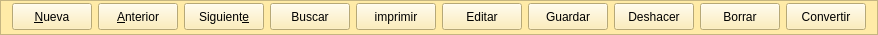
    <widget class="QFrame" name="frame_4">
     <property name="minimumSize">
      <size>
       <width>0</width>
       <height>35</height>
      </size>
     </property>
     <property name="maximumSize">
      <size>
       <width>16777215</width>
       <height>35</height>
      </size>
     </property>
     <property name="styleSheet">
      <string notr="true">background-color: rgb(255, 235, 167);</string>
     </property>
     <property name="frameShape">
      <enum>QFrame::StyledPanel</enum>
     </property>
     <property name="frameShadow">
      <enum>QFrame::Raised</enum>
     </property>
     <layout class="QHBoxLayout" name="horizontalLayout_2">
      <property name="topMargin">
       <number>2</number>
      </property>
      <item>
       <widget class="QPushButton" name="btnAnadir">
        <property name="minimumSize">
         <size>
          <width>0</width>
          <height>27</height>
         </size>
        </property>
        <property name="text">
         <string>&amp;Nueva</string>
        </property>
        <property name="icon">
         <iconset resource="terra.qrc">
          <normaloff>:/Icons/PNG/add.png</normaloff>:/Icons/PNG/add.png</iconset>
        </property>
        <property name="iconSize">
         <size>
          <width>24</width>
          <height>24</height>
         </size>
        </property>
       </widget>
      </item>
      <item>
       <widget class="QPushButton" name="btnAnterior">
        <property name="minimumSize">
         <size>
          <width>0</width>
          <height>27</height>
         </size>
        </property>
        <property name="text">
         <string>&amp;Anterior</string>
        </property>
        <property name="icon">
         <iconset resource="terra.qrc">
          <normaloff>:/Icons/PNG/Previous.png</normaloff>:/Icons/PNG/Previous.png</iconset>
        </property>
        <property name="iconSize">
         <size>
          <width>24</width>
          <height>24</height>
         </size>
        </property>
       </widget>
      </item>
      <item>
       <widget class="QPushButton" name="btnSiguiente">
        <property name="minimumSize">
         <size>
          <width>0</width>
          <height>27</height>
         </size>
        </property>
        <property name="text">
         <string>Siguient&amp;e</string>
        </property>
        <property name="icon">
         <iconset resource="terra.qrc">
          <normaloff>:/Icons/PNG/Next.png</normaloff>:/Icons/PNG/Next.png</iconset>
        </property>
        <property name="iconSize">
         <size>
          <width>24</width>
          <height>24</height>
         </size>
        </property>
       </widget>
      </item>
      <item>
       <widget class="QPushButton" name="btnBuscar">
        <property name="minimumSize">
         <size>
          <width>0</width>
          <height>27</height>
         </size>
        </property>
        <property name="text">
         <string>Buscar</string>
        </property>
        <property name="icon">
         <iconset resource="terra.qrc">
          <normaloff>:/Icons/PNG/search.png</normaloff>:/Icons/PNG/search.png</iconset>
        </property>
        <property name="iconSize">
         <size>
          <width>24</width>
          <height>24</height>
         </size>
        </property>
       </widget>
      </item>
      <item>
       <widget class="QPushButton" name="btnImprimir">
        <property name="minimumSize">
         <size>
          <width>0</width>
          <height>27</height>
         </size>
        </property>
        <property name="text">
         <string>imprimir</string>
        </property>
        <property name="icon">
         <iconset resource="terra.qrc">
          <normaloff>:/Icons/PNG/Print.png</normaloff>:/Icons/PNG/Print.png</iconset>
        </property>
        <property name="iconSize">
         <size>
          <width>24</width>
          <height>24</height>
         </size>
        </property>
       </widget>
      </item>
      <item>
       <widget class="QPushButton" name="btnEditar">
        <property name="minimumSize">
         <size>
          <width>0</width>
          <height>27</height>
         </size>
        </property>
        <property name="text">
         <string>Editar</string>
        </property>
        <property name="icon">
         <iconset resource="terra.qrc">
          <normaloff>:/Icons/PNG/edit.png</normaloff>:/Icons/PNG/edit.png</iconset>
        </property>
        <property name="iconSize">
         <size>
          <width>24</width>
          <height>24</height>
         </size>
        </property>
        <property name="shortcut">
         <string>Ctrl+S</string>
        </property>
       </widget>
      </item>
      <item>
       <widget class="QPushButton" name="btnGuardar">
        <property name="minimumSize">
         <size>
          <width>0</width>
          <height>27</height>
         </size>
        </property>
        <property name="text">
         <string>Guardar</string>
        </property>
        <property name="icon">
         <iconset resource="terra.qrc">
          <normaloff>:/Icons/PNG/Save.png</normaloff>:/Icons/PNG/Save.png</iconset>
        </property>
        <property name="iconSize">
         <size>
          <width>24</width>
          <height>24</height>
         </size>
        </property>
       </widget>
      </item>
      <item>
       <widget class="QPushButton" name="btnDeshacer">
        <property name="minimumSize">
         <size>
          <width>0</width>
          <height>27</height>
         </size>
        </property>
        <property name="text">
         <string>Deshacer</string>
        </property>
        <property name="icon">
         <iconset resource="terra.qrc">
          <normaloff>:/Icons/PNG/undo.png</normaloff>:/Icons/PNG/undo.png</iconset>
        </property>
        <property name="iconSize">
         <size>
          <width>24</width>
          <height>24</height>
         </size>
        </property>
       </widget>
      </item>
      <item>
       <widget class="QPushButton" name="btnBorrar">
        <property name="minimumSize">
         <size>
          <width>0</width>
          <height>27</height>
         </size>
        </property>
        <property name="text">
         <string>Borrar</string>
        </property>
        <property name="icon">
         <iconset>
          <normaloff>:/Icons/PNG/delete.png</normaloff>:/Icons/PNG/delete.png</iconset>
        </property>
        <property name="iconSize">
         <size>
          <width>24</width>
          <height>24</height>
         </size>
        </property>
       </widget>
      </item>
      <item>
       <widget class="QPushButton" name="btn_convertir">
        <property name="minimumSize">
         <size>
          <width>0</width>
          <height>27</height>
         </size>
        </property>
        <property name="text">
         <string>Convertir</string>
        </property>
       </widget>
      </item>
     </layout>
    </widget>
